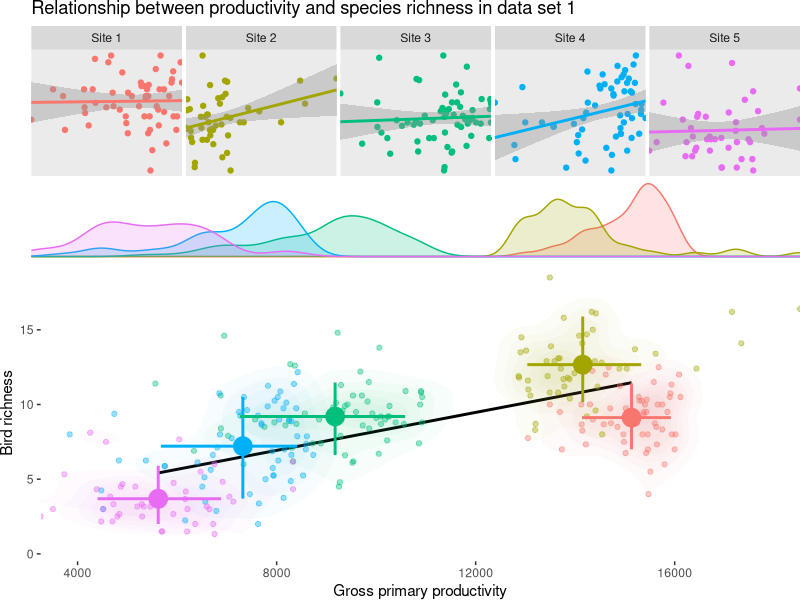
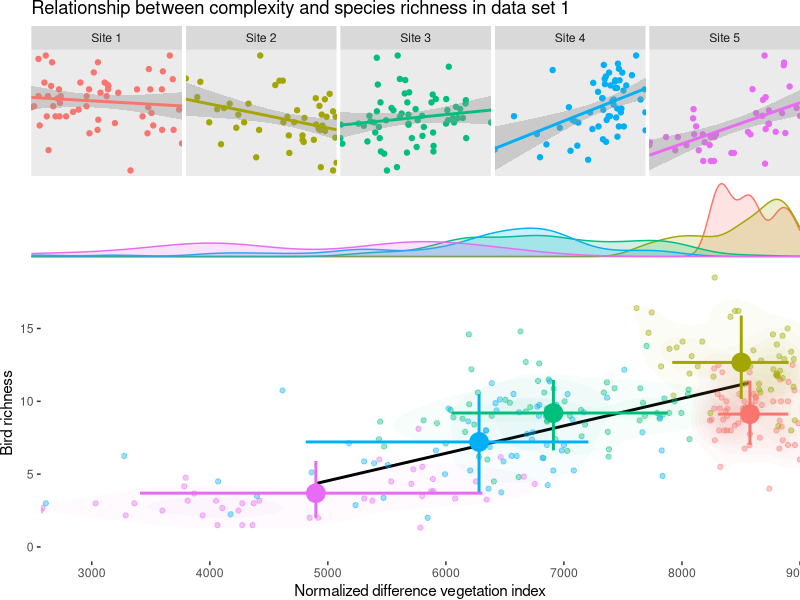
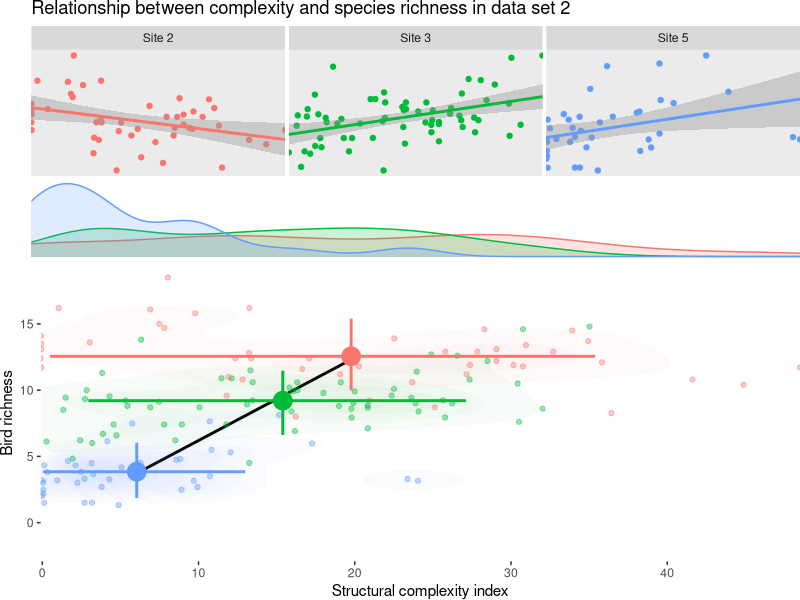

These charts were generated, in order, by the following R code:
## ---- chunk 1
library(knitr)
library(reshape2)
library(ggplot2)
library(grid)
library(gridExtra)
library(plyr)
library(scales)
opts_chunk$set(fig.width = 8, fig.height = 5, message = FALSE, warning = FALSE, echo = FALSE)
## ---- chunk 2
# prepare data
data_1 <- read.table("birddata1.txt", header = TRUE)
data_2 <- read.table("birddata2.txt", header = TRUE)
data_1$site <- as.factor(paste("Site", data_1$site))
data_2$site <- as.factor(paste("Site", data_2$site))
## ---- chunk 3
# Summarize per site
site_summary <- function(x) {
  out <- aggregate(x[-1], x[1], FUN = mean)
  low <- aggregate(x[-1], x[1], function(x) quantile(x, probs = c(.10)))[-1]
  high <- aggregate(x[-1], x[1], function(x) quantile(x, probs = c(.90)))[-1]
  names(low) <- paste0(names(low), "_low")
  names(high) <- paste0(names(high), "_high")
  cbind(out, low, high)
  }
landscape_1 <- site_summary(data_1)
landscape_2 <- site_summary(data_2)
## ---- chunk 4
summary_graph <- function(data, summarized, title, x_label, y_label, var) {
  grid.newpage()
  vp_down <- viewport(x = .5, y = 0, width = 1, height = .7, just = "bottom")
  pushViewport(vp_down)
  vp_p2 <- viewport(x = .5, y = 0, width = 1, height = .8, just = "bottom")
  pushViewport(vp_p2)
  p2 <- ggplot(data, aes_string(x = var, y = "rich", color = "site")) +
    geom_smooth(color = "#000000", fill = "#FFFFFFFF", data = summarized, aes_string(x = var, y = "rich", group = 1), method = lm) +
    stat_density2d(alpha = .03, aes_string(fill = "site", color = NULL), geom="polygon", n = 50, bins=10) +
    geom_point(alpha = .4) +
    geom_point(data = summarized, aes_string(x = var, y = "rich", color = "site", size = 15)) +
    geom_errorbar(data = summarized, aes_string(x = var, y = "rich", ymin = "rich_low", ymax = "rich_high", width = 0, size = 4)) +
    geom_errorbarh(data = summarized, aes_string(x = var, y = "rich", xmin = paste0(var, "_low"), xmax = paste0(var, "_high"), height = 0, size = 4)) +
    guides(color = FALSE, site = FALSE, fill = FALSE, size = FALSE) +
    labs(x = x_label, 
         y = y_label) +
    scale_x_continuous(expand = c(0, 0)) +
    theme(panel.grid = element_blank(), 
          plot.margin = unit(c(0,0,0,0), "cm"), 
          panel.background = element_blank())
  print(p2, newpage = FALSE)
  upViewport()
  vp_p3 <- viewport(x = .5, y = 1, width = 1, height = .2, just = "top")
  pushViewport(vp_p3)
  p3 <- ggplot(data, aes_string(x = var, color = "site", fill = "site")) +
    geom_density(alpha = .2, position = "identity", adjust = .8) +
    guides(color = FALSE, fill = FALSE) +
    scale_x_continuous(expand = c(0, 0)) +
    theme(panel.grid = element_blank(), 
          axis.ticks = element_blank(), 
          axis.text  = element_blank(), 
          axis.title = element_blank(), 
          plot.margin = unit(c(0, 0, 0, .7), "cm"),
          panel.background = element_blank())
  print(p3, newpage = FALSE)
  upViewport()
  upViewport()
  vp_up <- viewport(x = .5, y = 1, width = 1, height = .3, just = "top")
  pushViewport(vp_up)
  p1 <- ggplot(data, aes_string(x = var, y = "rich", color = "site")) +
    geom_point() +
    geom_smooth(method = lm) +
    facet_wrap( ~ site, scales = "free", nrow = 1) +
    guides(color = FALSE) +
    labs(title = title) +
    scale_x_continuous(expand = c(0, 0)) +
    theme(panel.grid = element_blank(), 
          axis.ticks = element_blank(), 
          axis.text  = element_blank(), 
          axis.title = element_blank(), 
          plot.margin = unit(c(0, 0, 0, .7), "cm"), 
          panel.margin = unit(0, "cm"))
  print(p1, newpage = FALSE)
  
  }
summary_graph(data_1, landscape_1, 
              "Relationship between productivity and species richness in data set 1",
              "Gross primary productivity", "Bird richness", "gpp")
## ---- chunk 5
summary_graph(data_1, landscape_1, 
              "Relationship between complexity and species richness in data set 1",
              "Normalized difference vegetation index", "Bird richness", "ndvi")
## ---- chunk 6
summary_graph(data_2, landscape_2, 
              "Relationship between complexity and species richness in data set 2",
              "Structural complexity index", "Bird richness", "sci")
